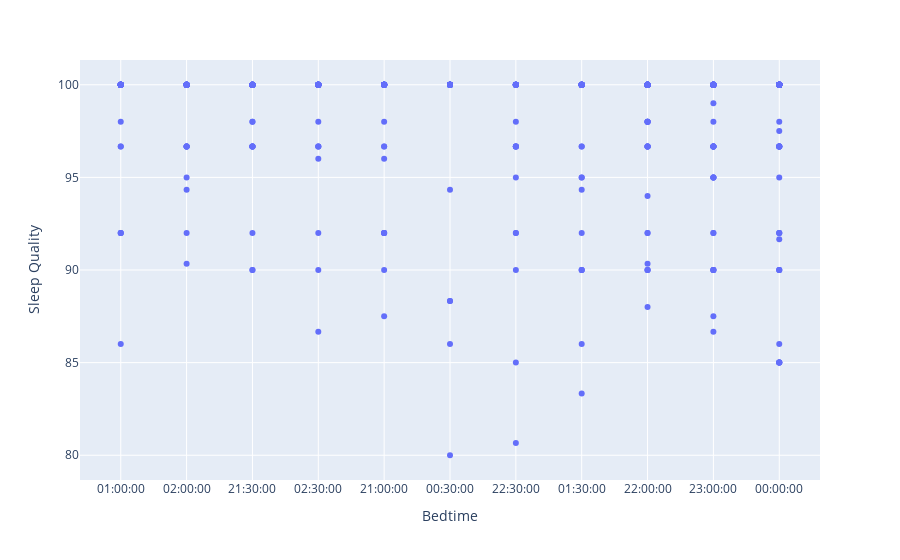
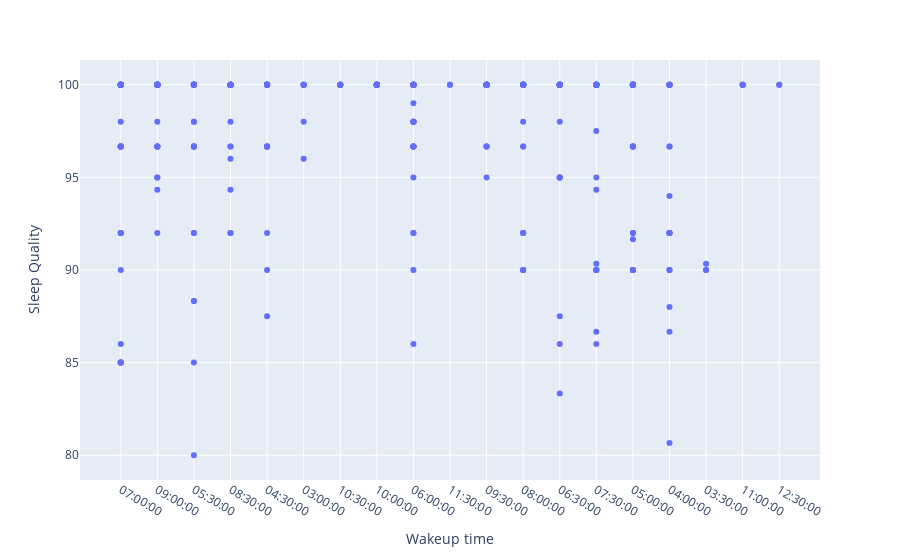
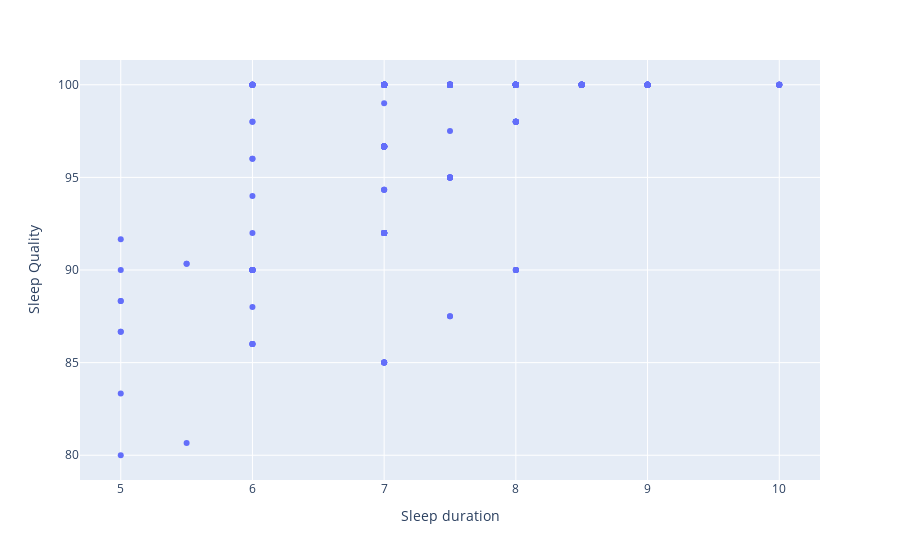
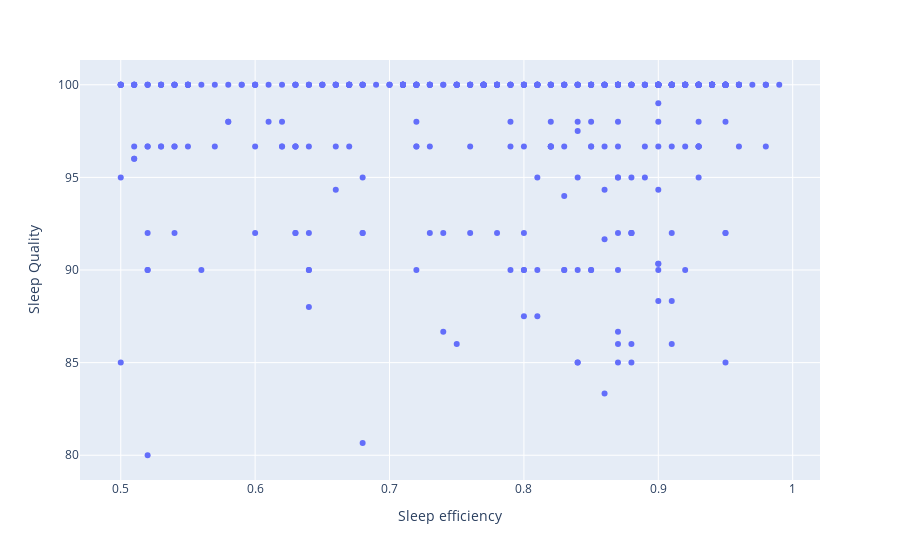

These figures' notebook cell, in order:
### Markdown cell above
## Exploratory Data Analysis

### Code cell
import plotly.express as px

continous_columns = (
    "Bedtime",
    "Wakeup time",
    "Sleep duration",
    "Sleep efficiency",
    "REM sleep percentage",
    "Deep sleep percentage",
    "Light sleep percentage",
    "Awakenings",
    "Caffeine consumption",
    "Alcohol consumption",
    "Exercise frequency",
)

for col in continous_columns:
    fig1 = px.scatter(sleep_df, col, "Sleep Quality")
    fig1.show()

### Figure 1 — Plotly figure (JSON) as saved in the notebook; plotly's stock layout.template omitted (floating-point values rounded to 4 significant figures; data arrays with more than 128 entries replaced by an {"elided": "..."} marker saying what was removed)
{"data": [{"hovertemplate": "Bedtime=%{x}<br>Sleep Quality=%{y}<extra></extra>", "legendgroup": "", "marker": {"color": "#636efa", "symbol": "circle"}, "mode": "markers", "name": "", "orientation": "v", "showlegend": false, "type": "scatter", "x": {"elided": "452 str values"}, "xaxis": "x", "y": {"elided": "452 float values"}, "yaxis": "y"}], "layout": {"legend": {"tracegroupgap": 0}, "margin": {"t": 60}, "xaxis": {"anchor": "y", "domain": [0, 1], "title": {"text": "Bedtime"}}, "yaxis": {"anchor": "x", "domain": [0, 1], "title": {"text": "Sleep Quality"}}}}

### Figure 2 — Plotly figure (JSON) as saved in the notebook; plotly's stock layout.template omitted (floating-point values rounded to 4 significant figures; data arrays with more than 128 entries replaced by an {"elided": "..."} marker saying what was removed)
{"data": [{"hovertemplate": "Wakeup time=%{x}<br>Sleep Quality=%{y}<extra></extra>", "legendgroup": "", "marker": {"color": "#636efa", "symbol": "circle"}, "mode": "markers", "name": "", "orientation": "v", "showlegend": false, "type": "scatter", "x": {"elided": "452 str values"}, "xaxis": "x", "y": {"elided": "452 float values"}, "yaxis": "y"}], "layout": {"legend": {"tracegroupgap": 0}, "margin": {"t": 60}, "xaxis": {"anchor": "y", "domain": [0, 1], "title": {"text": "Wakeup time"}}, "yaxis": {"anchor": "x", "domain": [0, 1], "title": {"text": "Sleep Quality"}}}}

### Figure 3 — Plotly figure (JSON) as saved in the notebook; plotly's stock layout.template omitted (floating-point values rounded to 4 significant figures; data arrays with more than 128 entries replaced by an {"elided": "..."} marker saying what was removed)
{"data": [{"hovertemplate": "Sleep duration=%{x}<br>Sleep Quality=%{y}<extra></extra>", "legendgroup": "", "marker": {"color": "#636efa", "symbol": "circle"}, "mode": "markers", "name": "", "orientation": "v", "showlegend": false, "type": "scatter", "x": {"elided": "452 float values"}, "xaxis": "x", "y": {"elided": "452 float values"}, "yaxis": "y"}], "layout": {"legend": {"tracegroupgap": 0}, "margin": {"t": 60}, "xaxis": {"anchor": "y", "domain": [0, 1], "title": {"text": "Sleep duration"}}, "yaxis": {"anchor": "x", "domain": [0, 1], "title": {"text": "Sleep Quality"}}}}

### Figure 4 — Plotly figure (JSON) as saved in the notebook; plotly's stock layout.template omitted (floating-point values rounded to 4 significant figures; data arrays with more than 128 entries replaced by an {"elided": "..."} marker saying what was removed)
{"data": [{"hovertemplate": "Sleep efficiency=%{x}<br>Sleep Quality=%{y}<extra></extra>", "legendgroup": "", "marker": {"color": "#636efa", "symbol": "circle"}, "mode": "markers", "name": "", "orientation": "v", "showlegend": false, "type": "scatter", "x": {"elided": "452 float values"}, "xaxis": "x", "y": {"elided": "452 float values"}, "yaxis": "y"}], "layout": {"legend": {"tracegroupgap": 0}, "margin": {"t": 60}, "xaxis": {"anchor": "y", "domain": [0, 1], "title": {"text": "Sleep efficiency"}}, "yaxis": {"anchor": "x", "domain": [0, 1], "title": {"text": "Sleep Quality"}}}}
